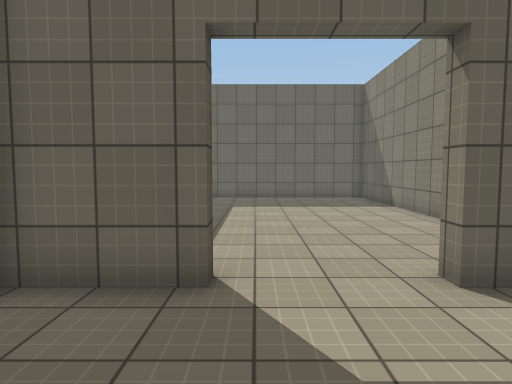
View 1 (above)

14 first-person views from a walk through a Unity game level. The camera is 1.5 m above the floor, tilts 4° down and sees 75° across. The floor is counted in squares, 1 m on a side. Each view is taken from the middle of a square. On the plan, view 1 faces up. The plan holds only what a view shows up to about 15 squares ahead; the rest is blank. The place goes on beyond the plan. The player is left out. Surface patterns are stand-ins for the level's own textures.

View 2
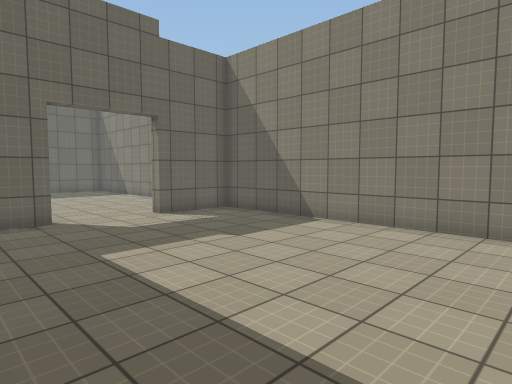

View 3
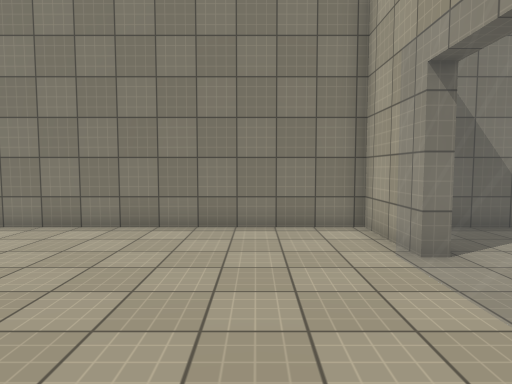

View 4
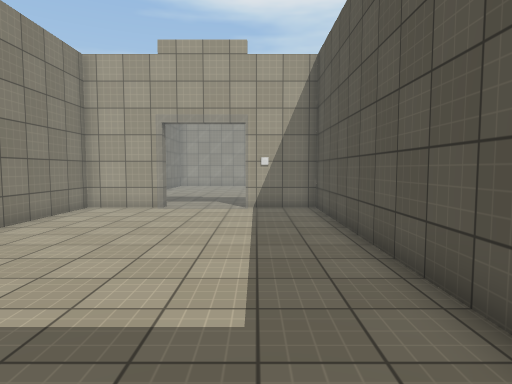

View 5
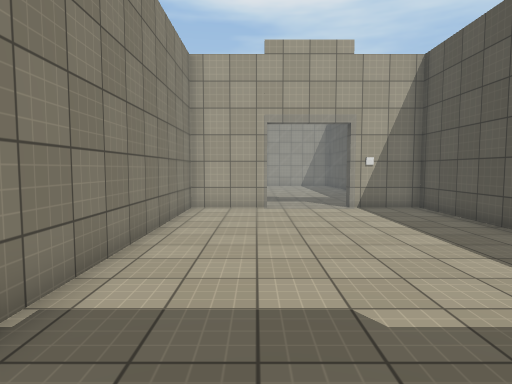

View 6
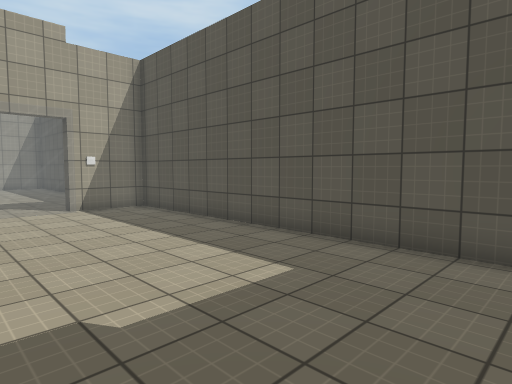

View 7
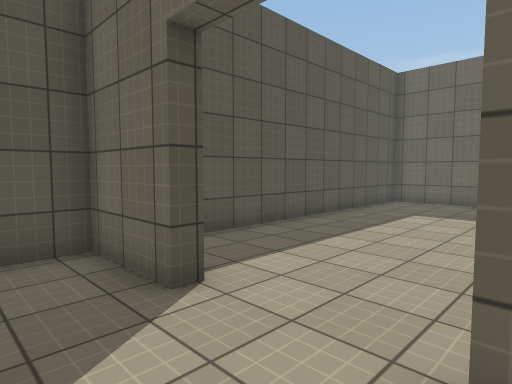

View 8
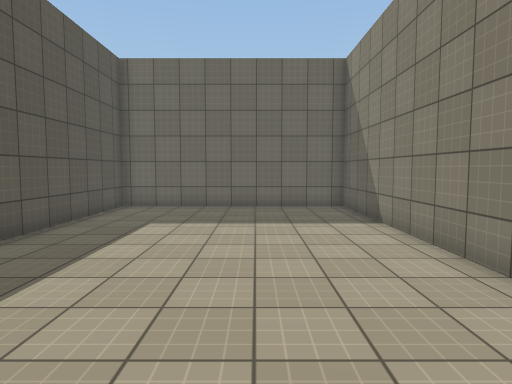

View 9
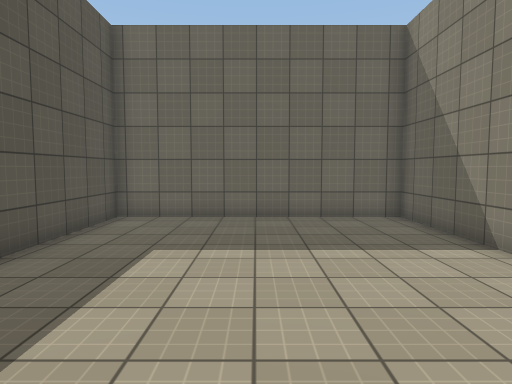

View 10
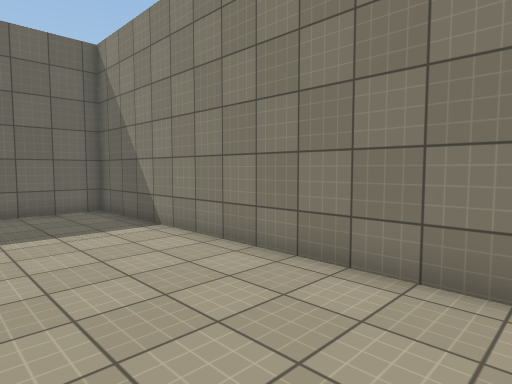

View 11
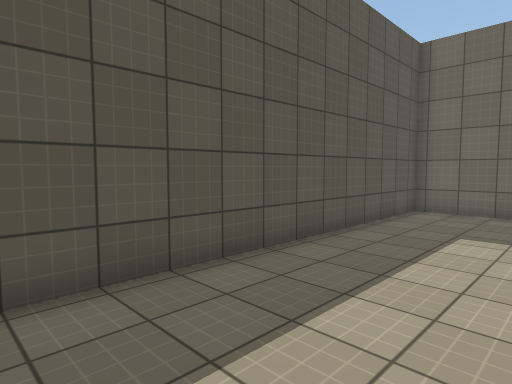

View 12
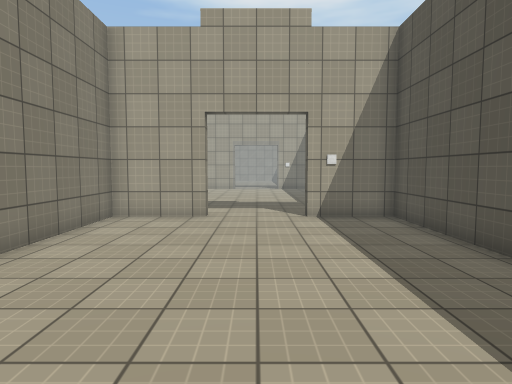

View 13
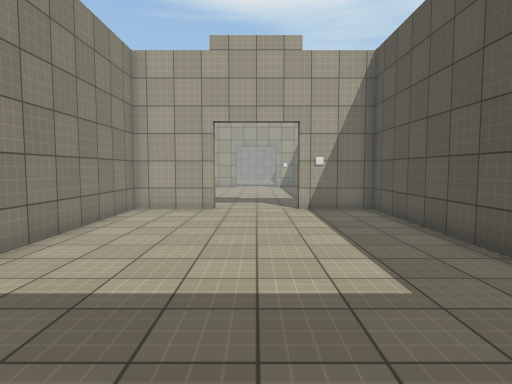

View 14
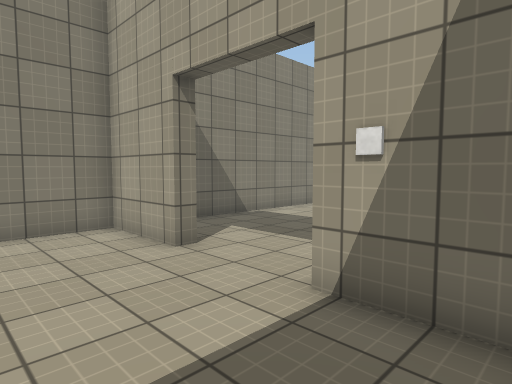

### Floor plan
Ten units are one square. View 1 is at (0, 0); x grows to the right and y downward. Boxes are objects, and circles mark ways between rooms. Rooms are numbered by the first view taken in them; rooms with no view inside come last. Other rooms are left out.
<svg viewBox="-38 -178 98 281">
<path fill="none" stroke="#000" d="M26 98 55 98 55 -41 26 -41 26 -46M-6 -46 -6 -41 -33 -41 -33 98 -6 98M26 -46 55 -46 55 -173 -33 -173 -33 -46 -6 -46"/>
<circle cx="10" cy="-43" r="3" fill="#2a7"/>
<text x="10" y="30">1</text>
<text x="10" y="-110">2</text>
</svg>
Room 1 opens to room 2.

Where each view was taken, in squares from view 1:
view 1: 0 up, 0 right, facing up
view 2: 6 down, 3 left, facing up-right
view 3: 7 down, 3 left, facing right
view 4: 3 up, 1 left, facing down
view 5: 3 up, 3 right, facing down
view 6: 3 up, 3 right, facing down-left
view 7: 2 up, 3 right, facing up-left
view 8: 4 up, 2 right, facing up
view 9: 7 up, 1 right, facing up
view 10: 5 up, 1 right, facing up-right
view 11: 5 up, 1 right, facing up-left
view 12: 15 up, 1 right, facing down
view 13: 17 up, 1 right, facing down
view 14: 8 up, 3 left, facing down-right
